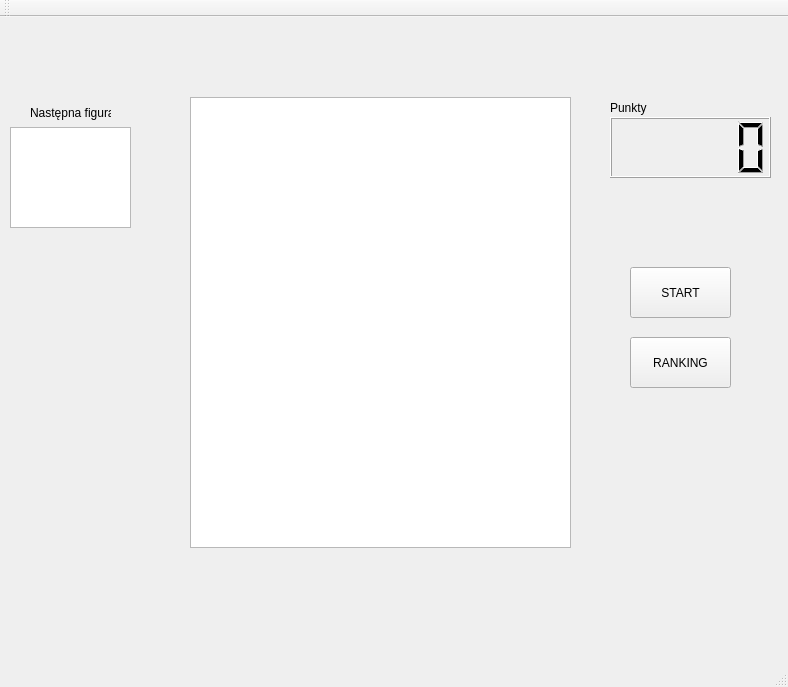
<?xml version="1.0" encoding="UTF-8"?>
<ui version="4.0">
 <class>MainWindow</class>
 <widget class="QMainWindow" name="MainWindow">
  <property name="geometry">
   <rect>
    <x>0</x>
    <y>0</y>
    <width>788</width>
    <height>687</height>
   </rect>
  </property>
  <property name="windowTitle">
   <string>TETRIS by Adam Jochemczyk &amp; Dawid Kańtoch</string>
  </property>
  <widget class="QWidget" name="centralWidget">
   <widget class="QLabel" name="NastepnyLabel">
    <property name="geometry">
     <rect>
      <x>30</x>
      <y>70</y>
      <width>81</width>
      <height>51</height>
     </rect>
    </property>
    <property name="text">
     <string>Następna figura</string>
    </property>
   </widget>
   <widget class="QLabel" name="labelPunkty">
    <property name="geometry">
     <rect>
      <x>610</x>
      <y>60</y>
      <width>121</width>
      <height>61</height>
     </rect>
    </property>
    <property name="text">
     <string>Punkty</string>
    </property>
   </widget>
   <widget class="QLCDNumber" name="LicznikPunktow">
    <property name="geometry">
     <rect>
      <x>610</x>
      <y>100</y>
      <width>161</width>
      <height>61</height>
     </rect>
    </property>
   </widget>
   <widget class="QPushButton" name="StartButton">
    <property name="geometry">
     <rect>
      <x>630</x>
      <y>250</y>
      <width>101</width>
      <height>51</height>
     </rect>
    </property>
    <property name="text">
     <string>START</string>
    </property>
   </widget>
   <widget class="QPushButton" name="RankingButton">
    <property name="geometry">
     <rect>
      <x>630</x>
      <y>320</y>
      <width>101</width>
      <height>51</height>
     </rect>
    </property>
    <property name="text">
     <string>RANKING</string>
    </property>
   </widget>
   <widget class="QGraphicsView" name="GameScreen">
    <property name="geometry">
     <rect>
      <x>190</x>
      <y>80</y>
      <width>381</width>
      <height>451</height>
     </rect>
    </property>
   </widget>
   <widget class="QGraphicsView" name="NextObjectScreen">
    <property name="geometry">
     <rect>
      <x>10</x>
      <y>110</y>
      <width>121</width>
      <height>101</height>
     </rect>
    </property>
   </widget>
  </widget>
  <widget class="QMenuBar" name="menuBar">
   <property name="geometry">
    <rect>
     <x>0</x>
     <y>0</y>
     <width>788</width>
     <height>21</height>
    </rect>
   </property>
  </widget>
  <widget class="QToolBar" name="mainToolBar">
   <attribute name="toolBarArea">
    <enum>TopToolBarArea</enum>
   </attribute>
   <attribute name="toolBarBreak">
    <bool>false</bool>
   </attribute>
  </widget>
  <widget class="QStatusBar" name="statusBar"/>
 </widget>
 <layoutdefault spacing="6" margin="11"/>
 <resources/>
 <connections/>
</ui>
